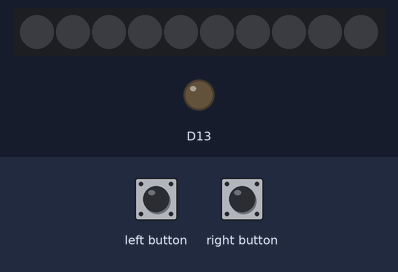
The sketch below on a simulated Adafruit Circuit Playground Express. Parts: 10 RGB LEDs in strip order, left to right, output pins drawn as LEDs (lit = HIGH). The inputs (shaded band) are chosen by the test bench.

Above: at 1.2 s.
1.3 s: left button pressed for 0.15 s
At 1.37 s:
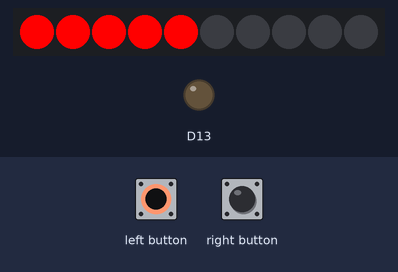
2.9 s: left button pressed for 3.2 s
Timing chart, 0 to 5.9 s (numbered marks = the images above; inputs shaded):
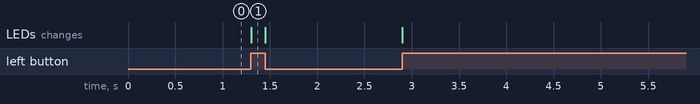

The sketch:

Arduino_Fan_Spin.ino
```cpp
#include <Adafruit_CircuitPlayground.h>

void setup()
  {
    CircuitPlayground.begin();
    CircuitPlayground.setBrightness(255);
  }

void loop()
  {
    while(true)
      {
        if(CircuitPlayground.leftButton())
          {
            for(int i = 0; i<5; i++)
              {
                CircuitPlayground.setPixelColor(i, 255, 0, 0);
              } // for

            CircuitPlayground.strip.show();
          } // if
        else if(CircuitPlayground.rightButton())
          {
            for(int i = 5; i<10; i++)
              {
                CircuitPlayground.setPixelColor(i, 0, 0, 255);
              } // for

              CircuitPlayground.clearPixels();
              CircuitPlayground.strip.show();
          } // else if
        else
          {
            CircuitPlayground.clearPixels();
            CircuitPlayground.strip.show();
          }
      }
  }
```

Measured:
- after the input at 1.3 s, the LEDs: change at once (image 1)
